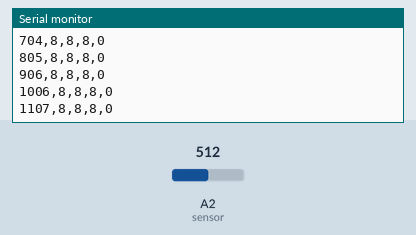
This sketch was run on a simulated Arduino Uno, built with avr-gcc and run on an emulated ATmega328P. Shown: the last lines printed to the serial monitor. Inputs (shaded band) come from the test bench; at power-on: A2 (sensor) = 512.

Above: at 1.2 s.
1.3 s: A2 (sensor) set to 716
At 1.31 s:
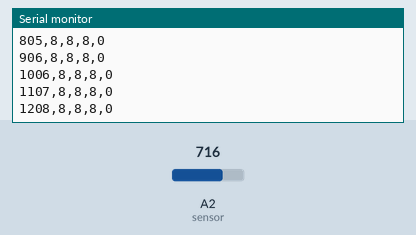
2.8 s: A2 (sensor) set to 900
At 2.83 s:
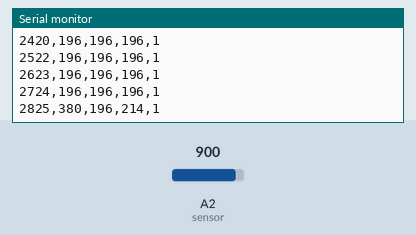
Timing chart, 0 to 5.8 s (numbered marks = the images above; inputs shaded):
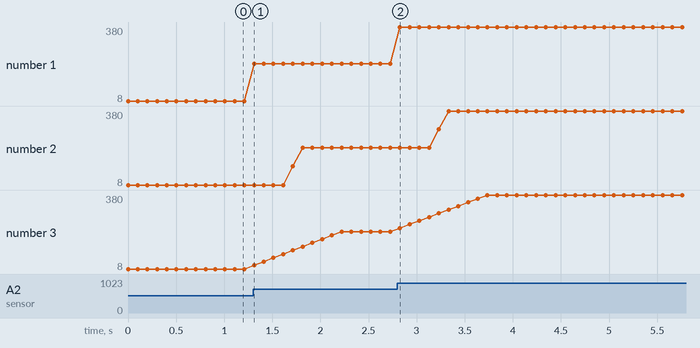

The sketch:

flow741_RunningMedian.ino
```cpp
#include <RunningMedian.h>

int sensor = 2; // Analog in
int val =0; // Current reading for analog pin
int MIDPOINT = 520; // Base reading for analogRead. Note this is equivalent to 0v due to 2.5 volt bias to op-amp. 1024 = 5v
int LOWLIM = 130; // Lower limit for the wave amplitude value
RunningMedian samples = RunningMedian(10); //running meadian with the size of the sample window

void setup()
{
  Serial.begin(9600);
}

void loop()
{
  val = analogRead(sensor); //read analogue input pin A2
  // Compute wave amplitude
  if (val > MIDPOINT) {
    val = val - MIDPOINT;
  } else {
    val = MIDPOINT - val;
  }
  samples.add(val);
  long m = samples.getMedian(); // Running median of the wave amplitude
  long a = samples.getAverage(); // Running average
  Serial.print(millis());
  Serial.print(",");
  Serial.print(val);
  Serial.print(",");
  Serial.print(m);
  Serial.print(",");
  Serial.print(a);
  Serial.print(",");
  if (m > LOWLIM) {
    Serial.print("1");
  }
  else{
    Serial.print("0");
  }
  Serial.println();
    delay(100);
}
```

Measured:
- plotted number 1: 8 → 196 after the input at 1.3 s
- plotted number 2: 8 → 196 after the input at 1.3 s
- plotted number 3: 8 → 196 after the input at 1.3 s
